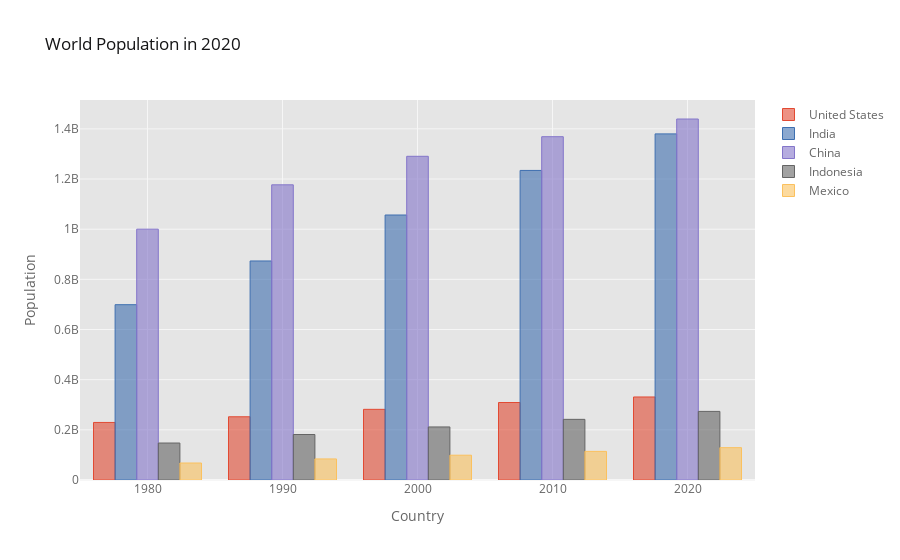

Notebook source saved alongside this figure:
### Code cell
df_sample.iplot(kind='bar', xTitle='Country', yTitle='Population', title='World Population in 2020')

### Figure 1 — Plotly figure (JSON) as saved in the notebook; plotly's stock layout.template omitted (floating-point values rounded to 4 significant figures)
{"data": [{"marker": {"color": "rgba(226, 74, 51, 0.6)", "line": {"color": "rgba(226, 74, 51, 1.0)", "width": 1}}, "name": "United States", "orientation": "v", "text": "", "type": "bar", "x": [1980, 1990, 2000, 2010, 2020], "y": [229476354, 252120309, 281710909, 309011475, 331002651]}, {"marker": {"color": "rgba(62, 111, 176, 0.6)", "line": {"color": "rgba(62, 111, 176, 1.0)", "width": 1}}, "name": "India", "orientation": "v", "text": "", "type": "bar", "x": [1980, 1990, 2000, 2010, 2020], "y": [698952844, 873277798, 1056575549, 1234281170, 1380004385]}, {"marker": {"color": "rgba(132, 118, 202, 0.6)", "line": {"color": "rgba(132, 118, 202, 1.0)", "width": 1}}, "name": "China", "orientation": "v", "text": "", "type": "bar", "x": [1980, 1990, 2000, 2010, 2020], "y": [1000089235, 1176883674, 1290550765, 1368810615, 1439323776]}, {"marker": {"color": "rgba(101, 101, 101, 0.6)", "line": {"color": "rgba(101, 101, 101, 1.0)", "width": 1}}, "name": "Indonesia", "orientation": "v", "text": "", "type": "bar", "x": [1980, 1990, 2000, 2010, 2020], "y": [147447836, 181413402, 211513823, 241834215, 273523615]}, {"marker": {"color": "rgba(251, 193, 94, 0.6)", "line": {"color": "rgba(251, 193, 94, 1.0)", "width": 1}}, "name": "Mexico", "orientation": "v", "text": "", "type": "bar", "x": [1980, 1990, 2000, 2010, 2020], "y": [67761372, 83943132, 98899845, 114092963, 128932753]}], "layout": {"legend": {"bgcolor": "#FFFFFF", "font": {"color": "#666666"}}, "paper_bgcolor": "#FFFFFF", "plot_bgcolor": "#E5E5E5", "title": {"font": {"color": "#151516"}, "text": "World Population in 2020"}, "xaxis": {"gridcolor": "#F6F6F6", "showgrid": true, "tickfont": {"color": "#666666"}, "title": {"font": {"color": "#666666"}, "text": "Country"}, "zerolinecolor": "#F6F6F6"}, "yaxis": {"gridcolor": "#F6F6F6", "showgrid": true, "tickfont": {"color": "#666666"}, "title": {"font": {"color": "#666666"}, "text": "Population"}, "zerolinecolor": "#F6F6F6"}}}
